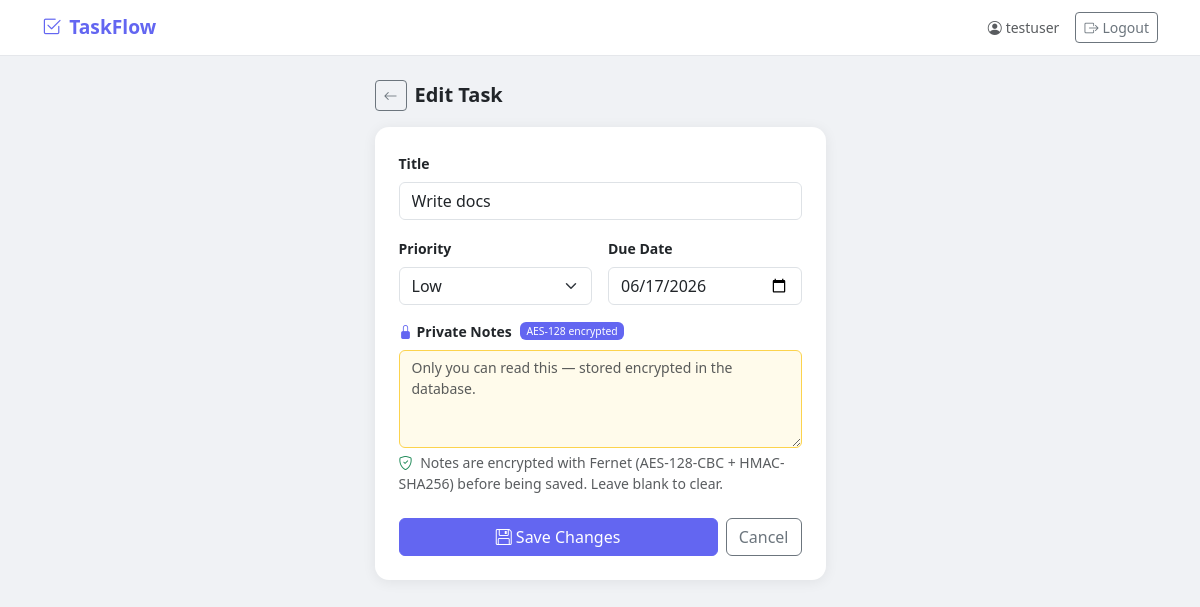
/edit/3 (signed in), run on the app's committed database.
### tables this page shows
CREATE TABLE users (
                id            INTEGER PRIMARY KEY AUTOINCREMENT,
                username      TEXT    UNIQUE NOT NULL,
                email         TEXT    UNIQUE NOT NULL,
                password_hash TEXT    NOT NULL,
                created_at    DATETIME DEFAULT CURRENT_TIMESTAMP
            );

CREATE TABLE todos (
                id         INTEGER PRIMARY KEY AUTOINCREMENT,
                user_id    INTEGER NOT NULL,
                title      TEXT    NOT NULL,
                done       INTEGER NOT NULL DEFAULT 0,
                priority   TEXT    NOT NULL DEFAULT 'medium',
                due_date   TEXT,
                notes_enc  TEXT,
                created_at DATETIME DEFAULT CURRENT_TIMESTAMP,
                FOREIGN KEY (user_id) REFERENCES users(id)
            );

### app.py (the view, shortened to what this page needs)
@app.route("/edit/<int:todo_id>", methods=["GET", "POST"])
@login_required
def edit(todo_id):
    with get_db() as conn:
        todo = conn.execute(
            "SELECT * FROM todos WHERE id=? AND user_id=?",
            (todo_id, current_user.id),
        ).fetchone()
    if not todo:
        return redirect(url_for("index"))
    notes_dec = decrypt(todo["notes_enc"]) if todo["notes_enc"] else ""
    return render_template("edit.html", todo=todo, notes=notes_dec)

### app.py (called while the page is built)
def get_db():
    conn = sqlite3.connect(DB)
    conn.row_factory = sqlite3.Row
    return conn

@login_manager.user_loader
def load_user(user_id):
    with get_db() as conn:
        row = conn.execute("SELECT * FROM users WHERE id=?", (user_id,)).fetchone()
    return User(row) if row else None

### templates/edit.html (shortened to what this page needs)
{% extends "base.html" %}
{% block content %}
<div class="row justify-content-center">
  <div class="col-12 col-md-7 col-lg-5">
    <div class="d-flex align-items-center gap-2 mb-3">
      <a href="{{ url_for('index') }}" class="btn btn-sm btn-outline-secondary">
        <i class="bi bi-arrow-left"></i>
      </a>
      <h5 class="mb-0 fw-bold">Edit Task</h5>
    </div>
    <div class="app-card card p-4">
      <form method="POST">
        <div class="mb-3">
          <label class="form-label fw-semibold small">Title</label>
          <input type="text" name="title" class="form-control"
                 value="{{ todo.title }}" required autofocus />
        </div>
        <div class="row g-3 mb-3">
          <div class="col-6">
            <label class="form-label fw-semibold small">Priority</label>
            <select name="priority" class="form-select">
              <option value="low"    {% if todo.priority == 'low'    %}selected{% endif %}>Low</option>
            </select>
          </div>
          <div class="col-6">
            <label class="form-label fw-semibold small">Due Date</label>
            <input type="date" name="due_date" class="form-control"
                   value="{{ todo.due_date or '' }}" />
          </div>
        </div>
        <div class="mb-4">
          <label class="form-label fw-semibold small d-flex align-items-center gap-1">
            <i class="bi bi-lock-fill" style="color:var(--brand)"></i>
            Private Notes
            <span class="badge ms-1 fw-normal" style="background:var(--brand);font-size:.65rem">
              AES-128 encrypted
            </span>
          </label>
          <textarea name="notes" class="form-control notes-input" rows="4"
                    placeholder="Only you can read this — stored encrypted in the database.">{{ notes }}</textarea>
          <div class="form-text">
            <i class="bi bi-shield-check text-success me-1"></i>
            Notes are encrypted with Fernet (AES-128-CBC + HMAC-SHA256) before being saved.
            Leave blank to clear.
          </div>
        </div>
        <div class="d-flex gap-2">
          <button type="submit" class="btn btn-brand flex-grow-1">
            <i class="bi bi-floppy me-1"></i>Save Changes
          </button>
          <a href="{{ url_for('index') }}" class="btn btn-outline-secondary">Cancel</a>
        </div>
      </form>
    </div>
  </div>
</div>
{% endblock %}

### templates/base.html (shortened to what this page needs)
<!DOCTYPE html>
<html lang="en">
<head>
  <link href="https://cdn.jsdelivr.net/npm/bootstrap@5.3.3/dist/css/bootstrap.min.css" rel="stylesheet" />
  <link href="https://cdn.jsdelivr.net/npm/bootstrap-icons@1.11.3/font/bootstrap-icons.min.css" rel="stylesheet" />
</head>
<body>
<nav class="navbar navbar-light bg-white mb-4">
  <div class="container-lg">
    <a class="navbar-brand" href="{{ url_for('index') if current_user.is_authenticated else url_for('login') }}">
      <i class="bi bi-check2-square me-2"></i>TaskFlow
    </a>
    {% if current_user.is_authenticated %}
    <div class="d-flex align-items-center gap-3">
      <span class="text-muted small d-none d-sm-inline">
        <i class="bi bi-person-circle me-1"></i>{{ current_user.username }}
      </span>
      <a href="{{ url_for('logout') }}" class="btn btn-sm btn-outline-secondary">
        <i class="bi bi-box-arrow-right me-1"></i>Logout
      </a>
    </div>
    {% endif %}
  </div>
</nav>
<div class="container-lg pb-5">
  {% block content %}{% endblock %}
</div>
</body>
</html>

### templates/base.html (style rules this page uses)
:root { --brand: #6366f1; --brand-dark: #4f46e5; }
body { background: #f0f2f5; min-height: 100vh; }
.navbar { border-bottom: 1px solid #e5e7eb; }
.navbar-brand { color: var(--brand) !important; font-weight: 700; font-size: 1.2rem; }
.btn-brand { background: var(--brand); border-color: var(--brand); color: #fff; }
.app-card { border-radius: 14px; overflow: hidden; box-shadow: 0 2px 14px rgba(0,0,0,.07); border: none; }
.notes-input { background: #fffbeb; border-color: #fcd34d; font-size: .875rem; }

### data on the page
users: username "testuser"
todos: title "Write docs", priority "Low", due_date "06/17/2026"
